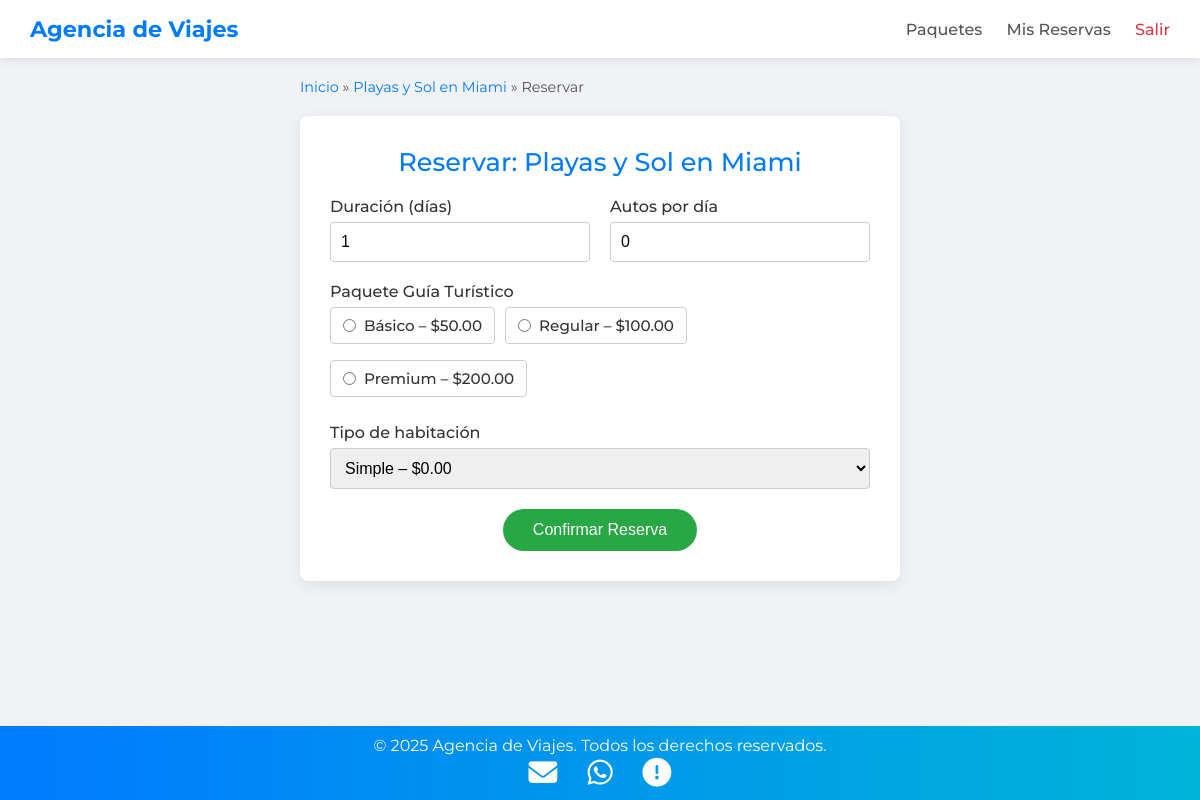
The page /reservar.php?id=1 (signed in) on the database its author committed.
### tables this page shows
CREATE TABLE `paquetes` (
  `id_paquete` int(11) NOT NULL,
  `nombre_paquete` varchar(100) NOT NULL,
  `descripcion` text DEFAULT NULL,
  `precio_base` decimal(10,2) DEFAULT NULL,
  `duracion_dias` int(11) DEFAULT NULL,
  `fecha_inicio_disponibilidad` date DEFAULT NULL,
  `fecha_fin_disponibilidad` date DEFAULT NULL,
  `id_destino` int(11) DEFAULT NULL
);

CREATE TABLE `paquetesguia` (
  `id_paquete_guia` int(11) NOT NULL,
  `nombre_paquete_guia` varchar(50) NOT NULL,
  `descripcion` text DEFAULT NULL,
  `precio` decimal(10,2) NOT NULL
);

### reservar.php (the view, shortened to what this page needs)
<?php
$conn = new mysqli("localhost","root","","turismo");
$id_paquete = intval($_GET['id']);
$stmt = $conn->prepare("
  SELECT p.nombre_paquete, d.ciudad AS destino, d.pais AS pais
  FROM Paquetes p
  JOIN Destinos d ON p.id_destino = d.id_destino
  WHERE p.id_paquete=?
");
$stmt->bind_param("i", $id_paquete);
$stmt->execute();
$paquete = $stmt->get_result()->fetch_assoc();
$guias = $conn->query("SELECT * FROM PaquetesGuia");
$habs  = $conn->query("SELECT * FROM TiposHabitacion");
?>
<!DOCTYPE html>
<html lang="es">
<head>
  <link rel="stylesheet" href="https://cdnjs.cloudflare.com/ajax/libs/font-awesome/6.5.0/css/all.min.css">
</head>
<body>
<header>
  <h1>Agencia de Viajes</h1>
  <nav>
    <a href="index.php">Paquetes</a>
    <a href="mis_reservas.php">Mis Reservas</a>
    <a href="logout.php" style="color:#dc3545;">Salir</a>
  </nav>
</header>
<div class="breadcrumbs">
  <a href="index.php">Inicio</a> &raquo;
  <a href="detalle_paquete.php?id=<?=$id_paquete?>">
    <?=htmlspecialchars($paquete['nombre_paquete'])?>
  </a> &raquo;
  <span>Reservar</span>
</div>
<div class="container">
  <h2>Reservar: <?=htmlspecialchars($paquete['nombre_paquete'])?></h2>
  <form method="post" action="confirmar_reserva.php?id=<?=$id_paquete?>">
    <div>
      <label for="duracion">Duración (días)</label>
      <input type="number" id="duracion" name="duracion"
             value="1" min="1" required>
    </div>
    <div>
      <label for="cantidad_autos">Autos por día</label>
      <input type="number" id="cantidad_autos" name="cantidad_autos"
             value="0" min="0">
    </div>
    <div class="full">
      <label>Paquete Guía Turístico</label>
      <div class="radio-group">
        <?php while($g=$guias->fetch_assoc()): ?>
          <label>
            <input type="radio" name="paquete_guia"
                   value="<?=$g['id_paquete_guia']?>" required>
            <span>
              <?=htmlspecialchars($g['nombre_paquete_guia'])?>
              – $<?=number_format($g['precio'],2)?>
            </span>
          </label>
        <?php endwhile; ?>
      </div>
    </div>
    <div class="full">
      <label for="tipo_habitacion">Tipo de habitación</label>
      <select id="tipo_habitacion" name="tipo_habitacion" required>
        <?php while($h=$habs->fetch_assoc()): ?>
          <option value="<?=$h['id_tipo_habitacion']?>">
            <?=htmlspecialchars($h['nombre_tipo'])?>
            – $<?=number_format($h['precio'],2)?>
          </option>
        <?php endwhile; ?>
      </select>
    </div>
    <div class="btn-submit">
      <button type="submit">Confirmar Reserva</button>
    </div>
  </form>
</div>
<footer class="footer" id="footer">
&copy; <?=date('Y')?> Agencia de Viajes. Todos los derechos reservados.
  <div class="icons">
    <a href="mailto:viajes@agencia.com" title="Correo">
      <i class="fas fa-envelope"></i>
    </a>
    <a href="https://wa.me/5491234567890" target="_blank" title="WhatsApp">
      <i class="fab fa-whatsapp"></i>
    </a>
    <a href="quienes_somos.php" title="Quiénes somos">
      <i class="fas fa-circle-exclamation"></i>
    </a>
  </div>
</footer>
</body>
</html>

### reservar.php (style rules this page uses)
* { margin:0; padding:0; box-sizing:border-box; }
body { font-family:'Montserrat',sans-serif; background:#f0f2f5; color:#333; min-height:100vh; padding-bottom:100px; }
header { background:#fff; padding:15px 30px; box-shadow:0 2px 8px rgba(0,0,0,0.1); display:flex; align-items:center; justify-content:space-between; position:sticky; top:0; z-index:100; }
header h1 { font-size:1.4rem; color:#007BFF; font-weight:700; }
header nav a { margin-left:20px; text-decoration:none; color:#555; font-weight:500; transition:color .2s; }
.breadcrumbs { max-width:600px; margin:20px auto; font-size:.9rem; color:#555; }
.breadcrumbs a { color:#007BFF; text-decoration:none; }
.container { max-width:600px; margin:0 auto 40px; background:#fff; border-radius:8px; padding:30px; box-shadow:0 4px 16px rgba(0,0,0,0.08); }
.container h2 { margin-bottom:20px; text-align:center; color:#007BFF; font-size:1.6rem; font-weight:500; }
form { display:grid; grid-template-columns:1fr; gap:20px; }
@media (min-width:480px) { form { grid-template-columns:1fr 1fr; } }
@media (min-width:480px) { form .full { grid-column:1/-1; } }
label { display:block; margin-bottom:6px; font-weight:500; }
input[type="number"], select { width:100%; padding:10px; border:1px solid #ccc; border-radius:4px; font-size:1rem; transition:border-color .2s; }
.radio-group { display:flex; flex-wrap:wrap; gap:10px; }
.radio-group label { display:flex; align-items:center; padding:8px 12px; border:1px solid #ccc; border-radius:4px; cursor:pointer; transition:background .2s, border-color .2s; font-size:.95rem; }
.radio-group input { margin-right:8px; }
.btn-submit { grid-column:1/-1; text-align:center; }
.btn-submit button { background:#28a745; color:#fff; border:none; padding:12px 30px; font-size:1rem; font-weight:500; border-radius:50px; cursor:pointer; transition:background .2s, transform .2s; }
.footer { position: fixed; bottom: 0; width: 100%; background: linear-gradient(90deg, #007BFF, #00B4D8); color: white; padding: 10px 0; text-align: center; transition: height 0.3s ease; z-index: 999; }
.footer .icons { display: flex; justify-content: center; gap: 30px; font-size: 1.8rem; }
.footer .icons a { color: white; text-decoration: none; transition: transform 0.2s ease; }

### rows shown on the page
paquetes: nombre_paquete "Playas y Sol en Miami"
paquetesguia: nombre_paquete_guia "Básico", precio "50.00"
paquetesguia: nombre_paquete_guia "Regular", precio "100.00"
paquetesguia: nombre_paquete_guia "Premium", precio "200.00"

### other values the page prints
form field tipo_habitacion "Simple – $0.00"
